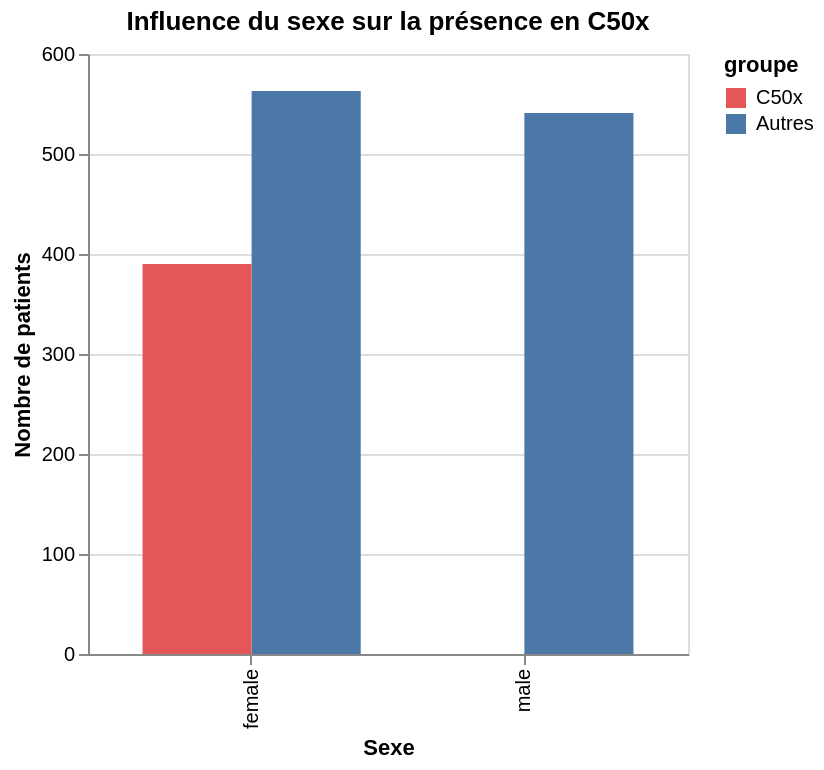

Notebook source saved alongside this figure:
### Code cell
# Barplot groupe par sexe : C50x touche quasi-exclusivement les femmes
repartition = df_patients.groupby(['gender_source_value', 'groupe']).size().reset_index(name='nb_patients')

alt.Chart(repartition).mark_bar().encode(
    x=alt.X('gender_source_value:N', title='Sexe'),
    y=alt.Y('nb_patients:Q', title='Nombre de patients'),
    color=alt.Color('groupe:N', scale=alt.Scale(
        domain=['C50x', 'Autres'],
        range=['#e45756', '#4c78a8']
    )),
    xOffset='groupe:N'
).properties(
    title='Influence du sexe sur la présence en C50x',
    width=300
)

### Figure 1 — Vega-Lite specification as saved in the notebook (floating-point values rounded to 4 significant figures)
{"config": {"view": {"continuousWidth": 300, "continuousHeight": 300}}, "data": {"name": "data-a5b471894be1b1f3820b6a69014283c9"}, "mark": {"type": "bar"}, "encoding": {"color": {"field": "groupe", "scale": {"domain": ["C50x", "Autres"], "range": ["#e45756", "#4c78a8"]}, "type": "nominal"}, "x": {"field": "gender_source_value", "title": "Sexe", "type": "nominal"}, "xOffset": {"field": "groupe", "type": "nominal"}, "y": {"field": "nb_patients", "title": "Nombre de patients", "type": "quantitative"}}, "title": "Influence du sexe sur la présence en C50x", "width": 300, "$schema": "https://vega.github.io/schema/vega-lite/v6.4.1.json", "datasets": {"data-a5b471894be1b1f3820b6a69014283c9": [{"gender_source_value": "female", "groupe": "Autres", "nb_patients": 563}, {"gender_source_value": "female", "groupe": "C50x", "nb_patients": 390}, {"gender_source_value": "male", "groupe": "Autres", "nb_patients": 541}]}}
